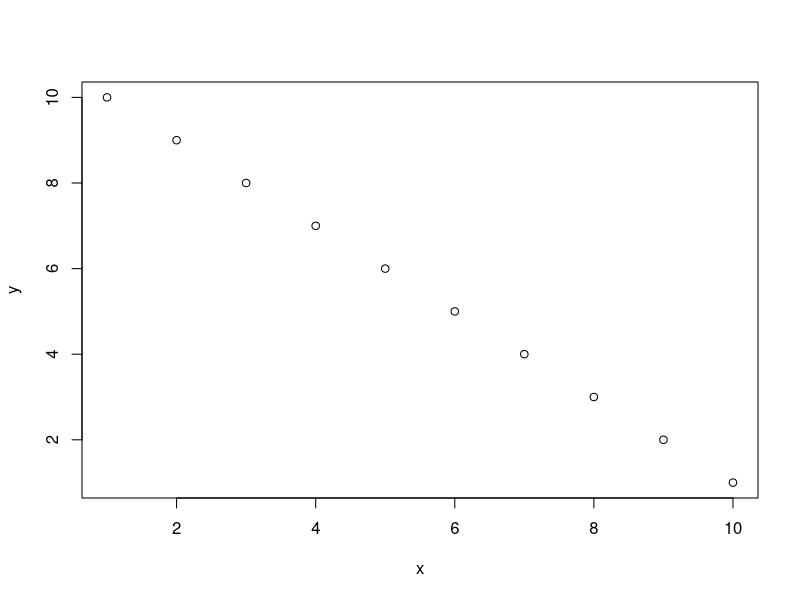
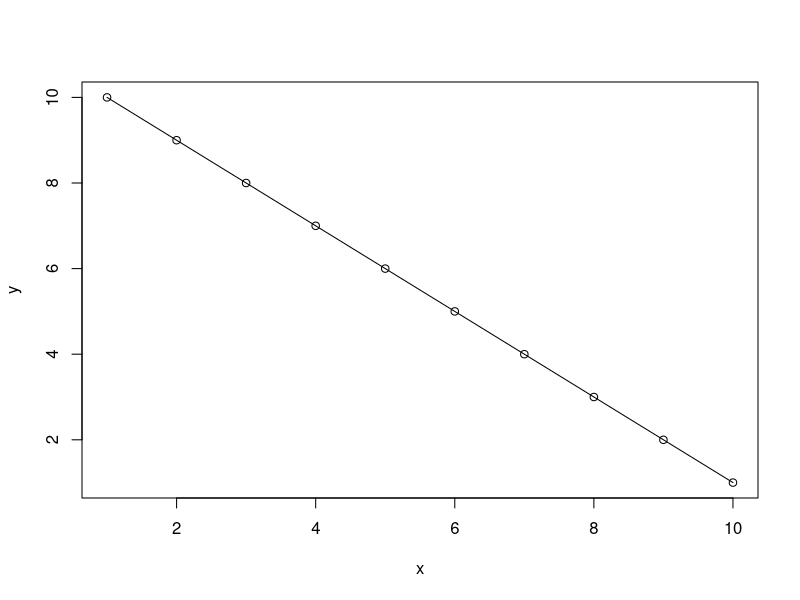
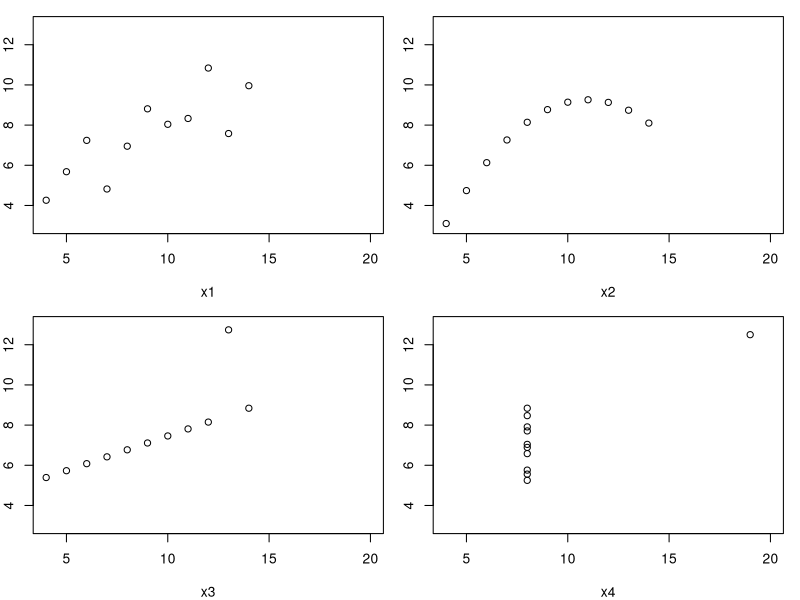
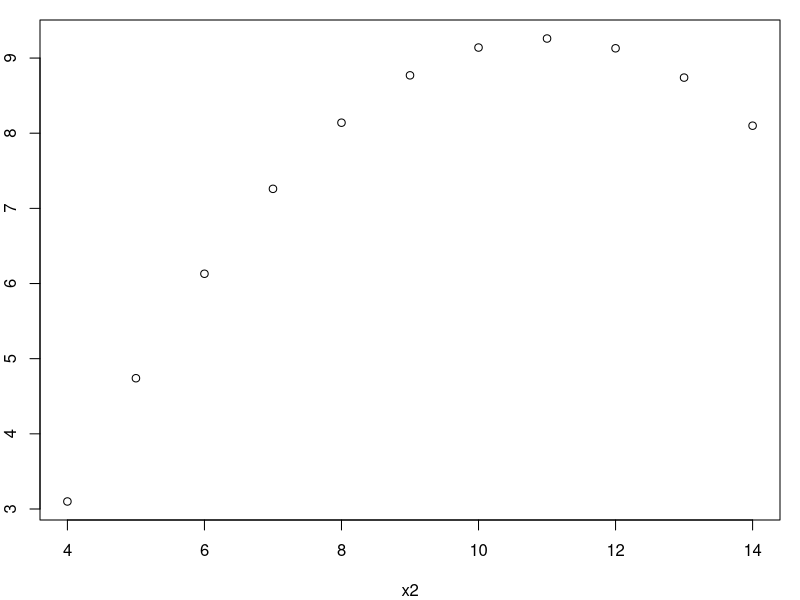

Write the R code that produced these figures, in order.
## ---- chunk 1
doub = function(x) 2*x
doub(5)
## ---- chunk 2
doub(doub(5))
## ---- chunk 3
c(1,2,3) + c(3,2,1)
## ---- chunk 4
c(1,2,3) > c(3,2,1)
## ---- chunk 5
c(1,2,3) * 10
## ---- chunk 6
c(3,4,5,6) > 4
## ---- chunk 7
x = seq(1,10,1)
y = seq(10,1,-1)
plot(x,y)
## ---- chunk 8
plot(x,y)
lines(x,y)
## ---- chunk 9
par(mfrow=c(2,2), mar=c(4,2,1,1))
with(anscombe, plot(x1,y1,xlim=c(4,20), ylim=c(3,13)))
with(anscombe, plot(x2,y2,xlim=c(4,20), ylim=c(3,13)))
with(anscombe, plot(x3,y3,xlim=c(4,20), ylim=c(3,13)))
with(anscombe, plot(x4,y4,xlim=c(4,20), ylim=c(3,13)))
## ---- chunk 10
par(mfrow=c(1,1))
with(anscombe, plot(x2,y2))
